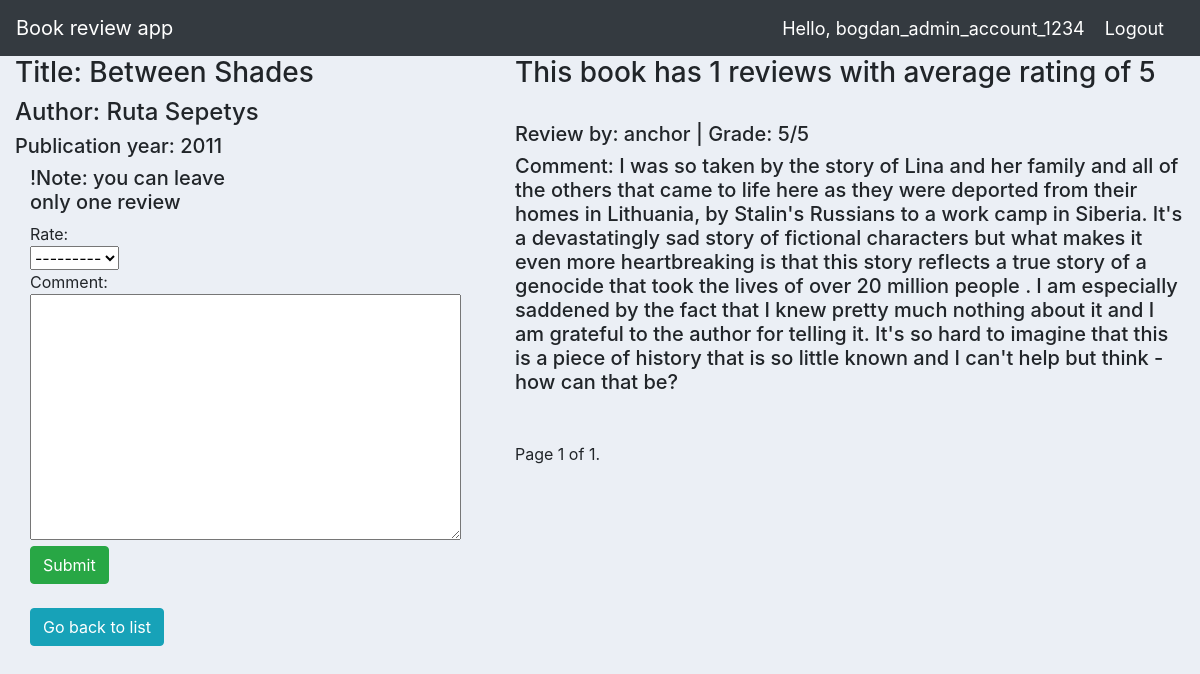
Screenshot of /book_detail/10/ (signed in) with the database file from the repository.
### reviews/models.py (models this page shows, shortened)
class Book(models.Model):
    name = models.CharField(max_length=200)
    image= models.ImageField(default='default.jpg', upload_to='profile_pics',null=True,blank=True)
    author = models.CharField(max_length=200)
    resume = models.TextField(null=True,blank=True)
    publication_year = models.DateTimeField()
    def average_rating(self):
        return self.review_set.aggregate(Avg('rating'))['rating__avg']

class Review(models.Model):
    RATING_CHOICES = (
        (1, '1'),
        (2, '2'),
        (3, '3'),
        (4, '4'),
        (5, '5'),
    )
    user = models.ForeignKey(User,on_delete=models.CASCADE)
    book = models.ForeignKey(Book,on_delete=models.CASCADE)
    pub_date = models.DateTimeField(auto_now_add=True)
    comment = models.TextField(null=True,blank=True)
    rating = models.IntegerField(choices=RATING_CHOICES)

### reviews/views.py (the view, shortened to what this page needs)
# urls.py: path('book_detail/<str:pk>/', BookDetail, name='book_detail'),
@login_required(login_url='login')
def BookDetail(request,pk):
    book = Book.objects.get(pk=pk)
    reviews=Review.objects.filter(book=book)
    count = len(reviews)
    paginator = Paginator(reviews, 7)
    page_number = request.GET.get('page')
    page_obj = paginator.get_page(page_number)
    form = ReviewForm()
    user_review = Review.objects.filter(book=book, user=request.user)
    context={
        'book':page_obj,
        'form':form,
        'books':book,
        'count':count
    }
    return render(request,'reviews/book_detail.html',context)

### reviews/forms.py
class ReviewForm(ModelForm):
    class Meta:
        model = Review
        fields =  ['rating', 'comment']

### reviews/templates/reviews/book_detail.html (shortened to what this page needs)
{% extends 'reviews/main.html' %}
{% load static %}
{% block content %}
<div class="row">
	<div class="col-md-5">
        <h3>Title: {{books.name}}</h1>
        <h4>Author: {{books.author}}</h1>
        <h5>Publication year: {{books.publication_year|date:"Y"}}</h5>
<div class="col-lg-6 col-md-6 mb-6">
    <form method="post" action="">
        <h5>!Note: you can leave only one review</h5>
        Rate:
        <br>
        {{ form.rating }}
        <br>
        Comment:
        <br>
        {{ form.comment }}
    <input type="submit" class="btn btn-success" name="Add Review">
    </form>
    <br>
<a class="btn btn-info" href="{% url 'book_list' %}">Go back to list</a>
</div>
</div>
    <div class="col-md-7">
        <h3>This book has {{ count }} reviews with average rating of {% if count == 0 %} 0 {% else %} {{books.average_rating | floatformat }} {% endif %}</h3>
        <br>
        {% for review in book reversed %}
        <div class="text-wrap">
            <table class="table table-sm">
            <tr>
            <h5>Review by: {{ review.user }} | Grade: {{ review.rating }}/5
                 </h5>
            </tr>
           <h5>Comment: {{ review.comment }} </h5>
        </table>
        </div>
        <br>
        {% endfor %}
        <div class="pagination">
            <span class="step-links">
                <span class="current">
                    Page {{ book.number }} of {{ book.paginator.num_pages }}.
                </span>
            </span>
        </div>
        </div>
    </div>
{% endblock %}

### reviews/templates/reviews/navbar.html (shortened to what this page needs)
{% load static %}
<nav class="navbar navbar-expand-lg navbar-dark bg-dark">
    <a class="navbar-brand" href="#"> Book review app</a>
    <span class="hello-msg">Hello, {{request.user}}</span>
    <span ><a class="hello-msg" href="{% url 'logout' %}">Logout</a></span>
  </nav>

### static/css/main.css (style rules this page uses)
body { background-color: #ebeff5; }

### reviews/templates/reviews/navbar.html (style rules this page uses)
.hello-msg { font-size: 18px; color: #fff; margin-right: 20px; }

### rows the page displays
Book: name "Between Shades", author "Ruta Sepetys", publication_year "2011", average_rating "5"
Review: user "anchor", rating "5", comment "I was so taken by the story of Lina and her family and all of the others that came to life here as they were deported from their homes in Lithuania, by Stalin's Russians to a work camp in Siberia. It's a devastatingly sad story of fictional characters but what makes it even more heartbreaking is that this story reflects a true story of a genocide that took the lives of over 20 million people . I am especially saddened by the fact that I knew pretty much nothing about it and I am grateful to the author for telling it. It's so hard to imagine that this is a piece of history that is so little known and I can't help but think - how can that be?"

### other values shown
{{ request.user }} "bogdan_admin_account_1234"
{{ count }} "1"
{{ book.number }} "1"
{{ book.paginator.num_pages }} "1"
